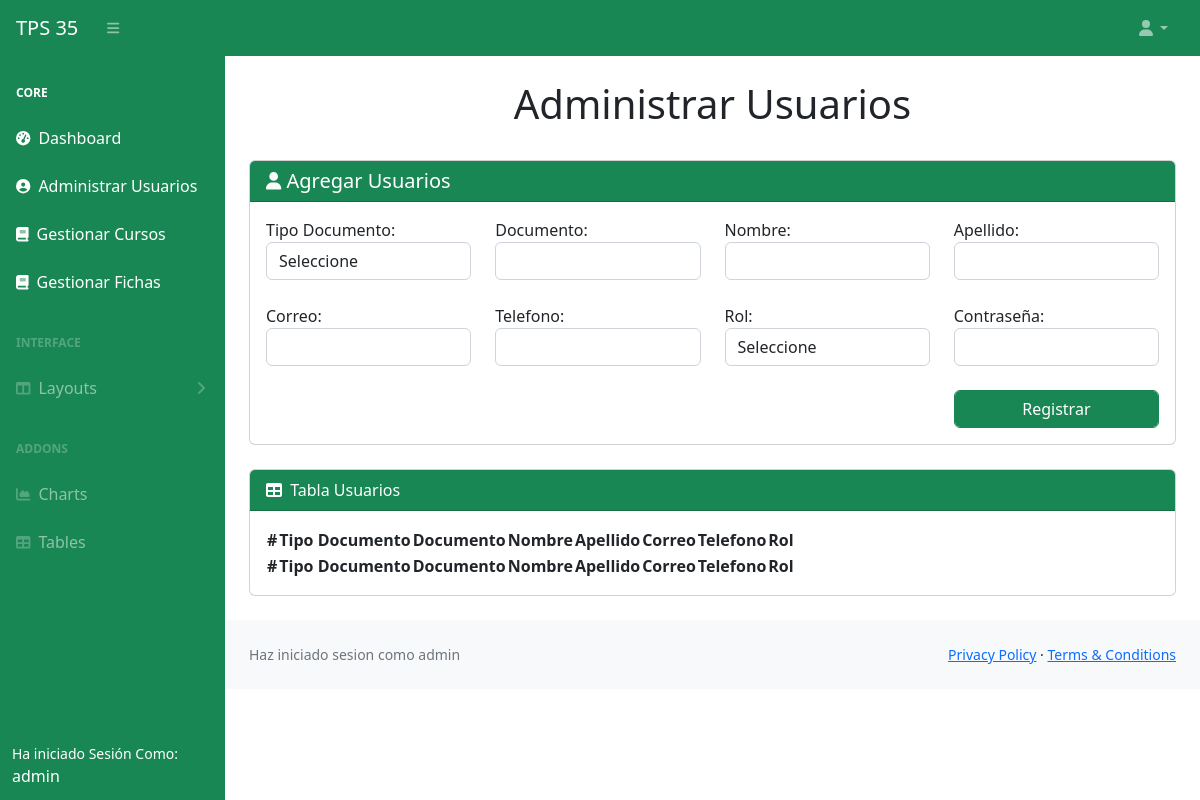
The page /administrador/administrar_usuarios.php (signed in) on the database as committed earlier.
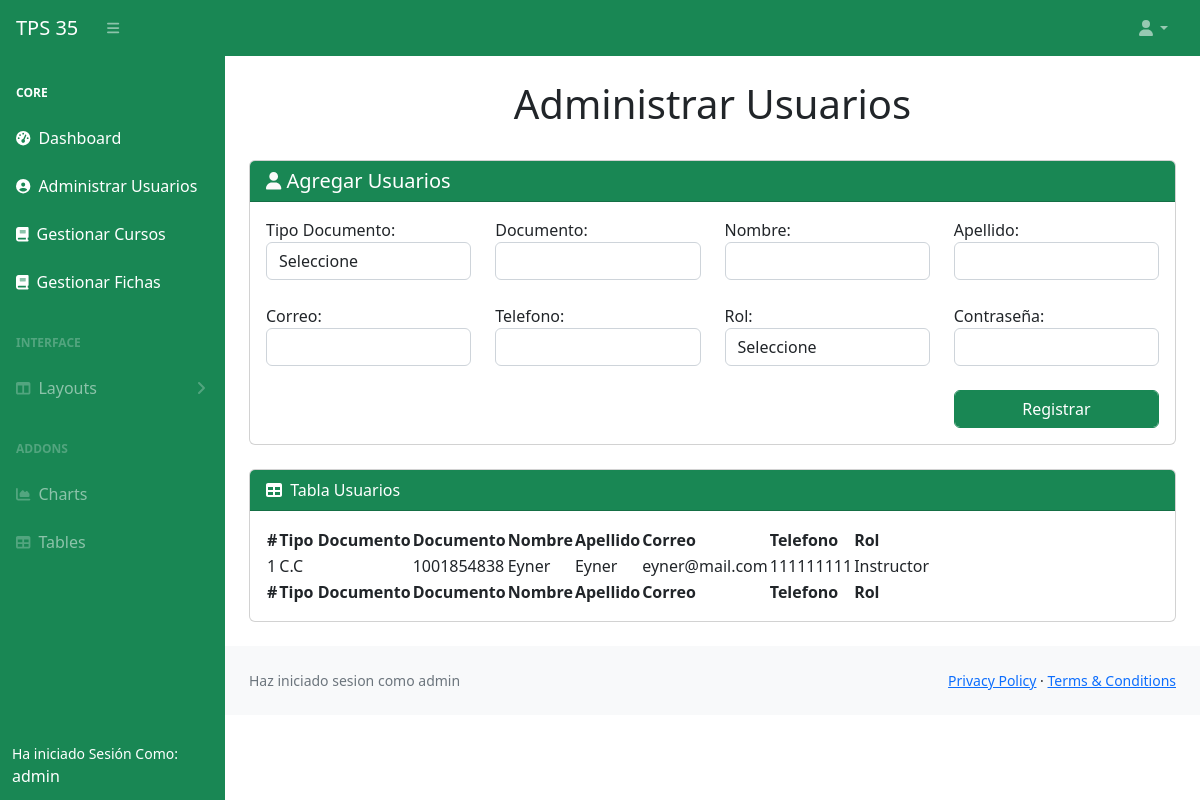
The same page on the database as committed later.
### tables this page shows
CREATE TABLE `personas` (
  `id` int(11) NOT NULL,
  `tipo_documento` int(11) NOT NULL,
  `documento` bigint(20) NOT NULL,
  `nombre` varchar(30) NOT NULL,
  `apellido` varchar(30) NOT NULL,
  `correo` varchar(30) NOT NULL,
  `telefono` bigint(20) NOT NULL,
  `rol` int(11) NOT NULL,
  `pass` varchar(100) NOT NULL
);

CREATE TABLE `sub_items` (
  `id` int(11) NOT NULL,
  `id_items` int(11) NOT NULL,
  `descripcion` varchar(100) NOT NULL
);

### administrador/administrar_usuarios.php (the view, shortened to what the changed rows need)
<!DOCTYPE html>
<html lang="en">
<head>
    <link href="css/styles.css" rel="stylesheet" />
</head>
<body class="sb-nav-fixed">
    <?php
    include('./back/connection.php');
    ?>
    <div id="layoutSidenav">
        <div id="layoutSidenav_content">
            <main>
                <div class="container-fluid px-4">
                    <h1 class="mt-4 text-center">Administrar Usuarios</h1>
                    <br>
                    <br>
                    <div class="card mb-4">
                        <div class="card-body">
                            <table id="datatablesSimple">
                                <thead>
                                    <tr>
                                        <th>#</th>
                                        <th>Tipo Documento</th>
                                        <th>Documento</th>
                                        <th>Nombre</th>
                                        <th>Apellido</th>
                                        <th>Correo</th>
                                        <th>Telefono</th>
                                        <th>Rol</th>
                                    </tr>
                                </thead>
                                <tfoot>
                                    <tr>
                                        <th>#</th>
                                        <th>Tipo Documento</th>
                                        <th>Documento</th>
                                        <th>Nombre</th>
                                        <th>Apellido</th>
                                        <th>Correo</th>
                                        <th>Telefono</th>
                                        <th>Rol</th>
                                    </tr>
                                </tfoot>
                                <tbody>
                                    <?php
                                    $searchUsers = "SELECT tipo_doc.descripcion AS tipo_documento, documento, nombre, apellido,correo,telefono, rol.descripcion as rol FROM personas
                                    INNER JOIN sub_items tipo_doc ON personas.tipo_documento = tipo_doc.id
                                    INNER JOIN sub_items rol ON personas.rol = rol.id
                                    WHERE rol.id_items = 1 AND tipo_doc.id_items  = 2;";
                                    $queryRegister = mysqli_query($conn, $searchUsers);
                                    $count = 0; while($row = mysqli_fetch_array($queryRegister)){$count++; ?>
                                    <tr>
                                        <td><?php echo $count;?></td>
                                        <td><?php echo $row['tipo_documento'] ?></td>
                                        <td><?php echo $row['documento'] ?></td>
                                        <td><?php echo $row['nombre'] ?></td>
                                        <td><?php echo $row['apellido'] ?></td>
                                        <td><?php echo $row['correo'] ?></td>
                                        <td><?php echo $row['telefono'] ?></td>
                                        <td><?php echo $row['rol'] ?></td>
                                    </tr>
                                    <?php } ?>
                                </tbody>
                            </table>
                        </div>
                    </div>
                </div>
        </div>
    </div>
</body>
</html>

Rows that differ between the two databases and show on the page:
added personas: tipo_documento.descripcion "C.C", documento "1001854838", nombre "Eyner", apellido "Eyner", correo "eyner@mail.com", telefono "111111111", rol.descripcion "Instructor"
